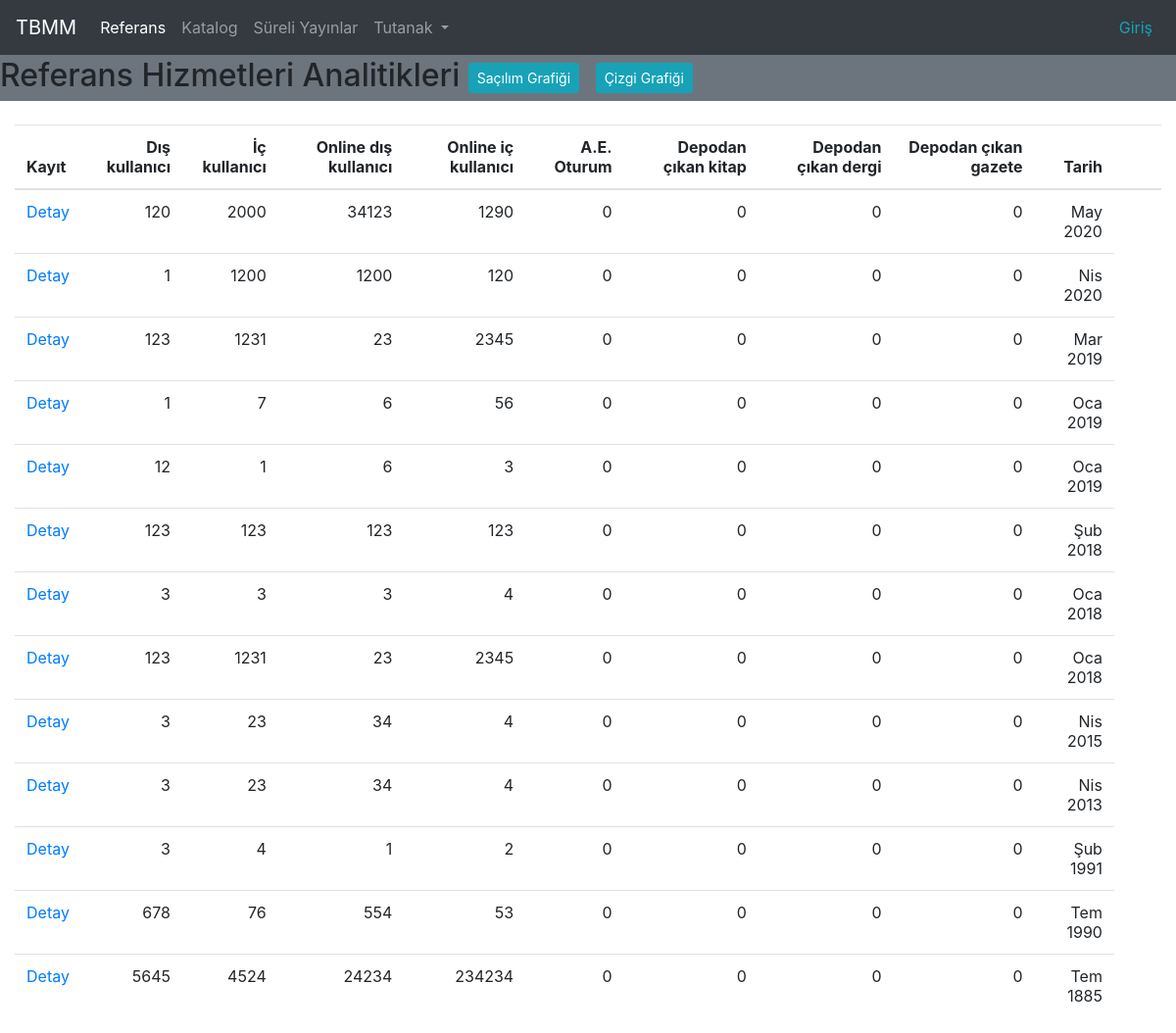
Page /referans/ on the earlier database version.
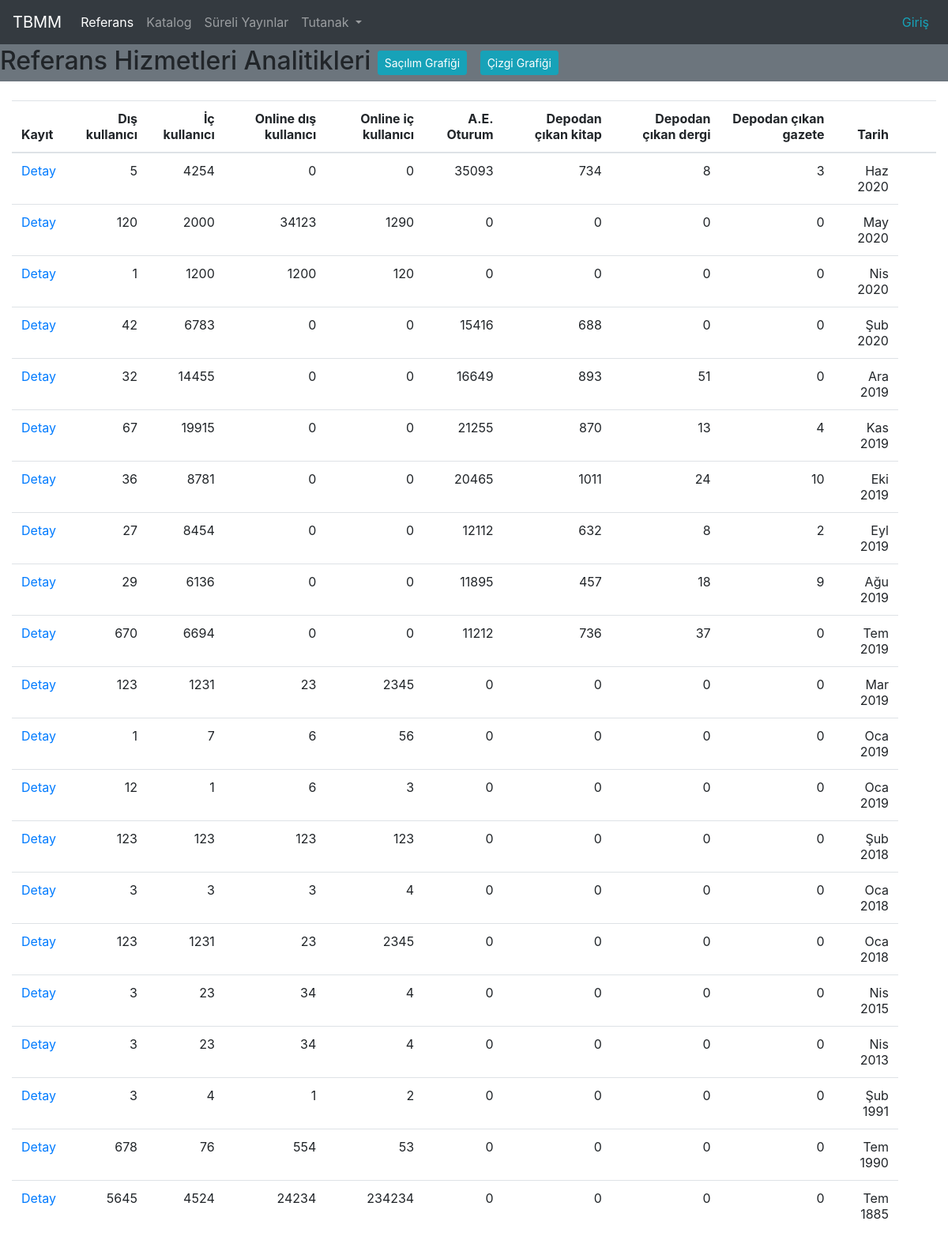
Same page on the later database version.
### cockpit/models.py (models this page shows, shortened)
class ReferenceServiceAnalytic(models.Model):
    user_from_out = models.IntegerField(default=0, verbose_name="Dışarıdan gelen kullanıcı sayısı.")
    user_from_inside = models.IntegerField(default=0, verbose_name="İçeriden gelen kullanıcı sayısı.")
    online_user_outside = models.IntegerField(default=0, verbose_name="Dışarıdan gelen online kullanıcı sayısı.")
    online_user_inside = models.IntegerField(default=0, verbose_name="İçeriden gelen online kullanıcı sayısı.")
    open_access_session_count = models.IntegerField(default=0, verbose_name="Açık erişim sistemi oturum açmış kullanıcı sayısı.")
    depo_used_book             = models.IntegerField(default=0, verbose_name="Depodan çıkartılan kitap sayısı.")
    depo_used_journal          = models.IntegerField(default=0, verbose_name="Depodan çıkartılan dergi sayısı.")
    depo_used_newspaper        = models.IntegerField(default=0, verbose_name="Depodan çıkartılan gazete sayısı.")
    book_on_loan               = models.IntegerField(default=0, verbose_name="Ödünç verilen kitap sayısı.")
    book_renew                 = models.IntegerField(default=0, verbose_name="Süresi uzatılan kitap sayısı.")
    book_withdraw              = models.IntegerField(default=0, verbose_name="İade edilen kitap sayısı.")
    book_on_loan_mp            = models.IntegerField(default=0, verbose_name="Vekillere ödünç verilen kitap sayısı.")
    book_on_loan_retired_mp    = models.IntegerField(default=0, verbose_name="Emekli vekillere ödünç verilen kitap sayısı.")
    book_on_loan_patron_inside = models.IntegerField(default=0, verbose_name="Personele ödünç verilen kitap sayısı.")
    mp_count_for_book_use        = models.IntegerField(default=0, verbose_name="Kitap ödünç verilen vekil sayısı.")
    retired_mp_count_book_use    = models.IntegerField(default=0, verbose_name="Kitap ödünç verilen emekli vekil sayısı.")
    inside_patron_count_book_use = models.IntegerField(default=0, verbose_name="Kitap ödünç verilen kurum içi kullanıcı  sayısı.")
    microfilm_use_mp               = models.IntegerField(default=0, verbose_name="Mikrofilm kullanmış vekil sayısı.")
    microfilm_use_retired_mp       = models.IntegerField(default=0, verbose_name="Mikrofilm kullanmış emekli vekil sayısı.")
    microfilm_use_patron_inside    = models.IntegerField(default=0, verbose_name="Mikrofilm kullanmış kurum içi personel sayısı.")
    microfilm_use_patron_outside   = models.IntegerField(default=0, verbose_name="Mikrofim kullanmış kurum dışı personel sayısı.")
    microfilm_income           = models.FloatField(default = 0, verbose_name="Mikrofilmden tahsil edilen TL.")
    photocopy_a4_formal = models.IntegerField(default=0, verbose_name="A4 boyutunda resmi fotokopi sayısı.")
    photocopy_a3_formal = models.IntegerField(default=0, verbose_name="A3 boyutunda resmi fotokopi sayısı.")
    photocopy_a4_paid = models.IntegerField(default=0, verbose_name="A4 boyutunda ücreti ödenmiş fotokopi sayısı.")
    photocopy_a3_paid = models.IntegerField(default=0, verbose_name="A3 boyutunda ücreti ödenmiş fotokopi sayısı.")
    photocopy_income = models.FloatField(default = 0, verbose_name="Fotokopiden tahsil edilen TL.")
    dijitalized_papers = models.IntegerField(default = 0, verbose_name="Dijital kopya sayısı.")
    notes = models.TextField(max_length=1500, blank=True, verbose_name="Ekstra not alanı.")
    date = models.DateField( verbose_name="Kaydın girildiği tarih")

### cockpit/views.py (the view)
# urls.py: path('referans/', views.index, name='reference_index'),
def index(request):
    latest_data_list = ReferenceServiceAnalytic.objects.order_by('-date')
    data = serialize('json', ReferenceServiceAnalytic.objects.all())
    context = { 'latest_data_list'  : latest_data_list,
                'modul_baslik'      :"Referans Hizmetleri Analitikleri",
                'data'              : data}
    return render(request, 'cockpit/index.html', context)

### cockpit/templates/cockpit/index.html (shortened to what this page needs)
{% extends 'cockpit/base.html' %}
{% load static %}
{% block content  %}
{% if latest_data_list %}
<div class="table-responsive" >
<table class="table" >
  <thead class="">
    <div class="ml-2">
    <th scope="col">Kayıt</th>
    <th class="text-right" scope="col">Dış kullanıcı</th>
    <th class="text-right" scope="col">İç kullanıcı</th>
    <th class="text-right">Online dış kullanıcı</th>
    <th class="text-right">Online iç kullanıcı</th>
    <th class="text-right">A.E. Oturum</th>
    <th class="text-right">Depodan çıkan kitap</th>
    <th class="text-right">Depodan çıkan dergi</th>
    <th class="text-right">Depodan çıkan gazete</th>
    <th class="text-right">Tarih</th>
    <th></th>
    <th></th>
  </div>
  </thead>
  <tbody>
    <ul>
      {% for data in latest_data_list %}
      <tr>
        <td><a href="/referans/{{ data.id }}">Detay</a></td>
        <td class="text-right">{{data.user_from_out}}</td>
        <td class="text-right">{{data.user_from_inside}}</td>
        <td class="text-right">{{data.online_user_outside}}</td>
        <td class="text-right">{{data.online_user_inside}}</td>
        <td class="text-right">{{data.open_access_session_count}}</td>
        <td class="text-right">{{data.depo_used_book}}</td>
        <td class="text-right">{{data.depo_used_journal}}</td>
        <td class="text-right">{{data.depo_used_newspaper}}</td>
        <td class="text-right">{{data.date|date:"M Y"}}</td>
      </tr>
      {% endfor %}
    </ul>
  </tbody>
</table>
</div>
{% else %}
<p>No data is available.</p>
{% endif %}
{% endblock %}

Differences in the rows shown:
added ReferenceServiceAnalytic: user_from_out "5", user_from_inside "4254", online_user_outside "0", online_user_inside "0", open_access_session_count "35093", depo_used_book "734", depo_used_journal "8", depo_used_newspaper "3", date "Haz 2020"
added ReferenceServiceAnalytic: user_from_out "42", user_from_inside "6783", online_user_outside "0", online_user_inside "0", open_access_session_count "15416", depo_used_book "688", depo_used_journal "0", depo_used_newspaper "0", date "Şub 2020"
added ReferenceServiceAnalytic: user_from_out "32", user_from_inside "14455", online_user_outside "0", online_user_inside "0", open_access_session_count "16649", depo_used_book "893", depo_used_journal "51", depo_used_newspaper "0", date "Ara 2019"
added ReferenceServiceAnalytic: user_from_out "67", user_from_inside "19915", online_user_outside "0", online_user_inside "0", open_access_session_count "21255", depo_used_book "870", depo_used_journal "13", depo_used_newspaper "4", date "Kas 2019"
added ReferenceServiceAnalytic: user_from_out "36", user_from_inside "8781", online_user_outside "0", online_user_inside "0", open_access_session_count "20465", depo_used_book "1011", depo_used_journal "24", depo_used_newspaper "10", date "Eki 2019"
added ReferenceServiceAnalytic: user_from_out "27", user_from_inside "8454", online_user_outside "0", online_user_inside "0", open_access_session_count "12112", depo_used_book "632", depo_used_journal "8", depo_used_newspaper "2", date "Eyl 2019"
added ReferenceServiceAnalytic: user_from_out "29", user_from_inside "6136", online_user_outside "0", online_user_inside "0", open_access_session_count "11895", depo_used_book "457", depo_used_journal "18", depo_used_newspaper "9", date "Ağu 2019"
added ReferenceServiceAnalytic: user_from_out "670", user_from_inside "6694", online_user_outside "0", online_user_inside "0", open_access_session_count "11212", depo_used_book "736", depo_used_journal "37", depo_used_newspaper "0", date "Tem 2019"
